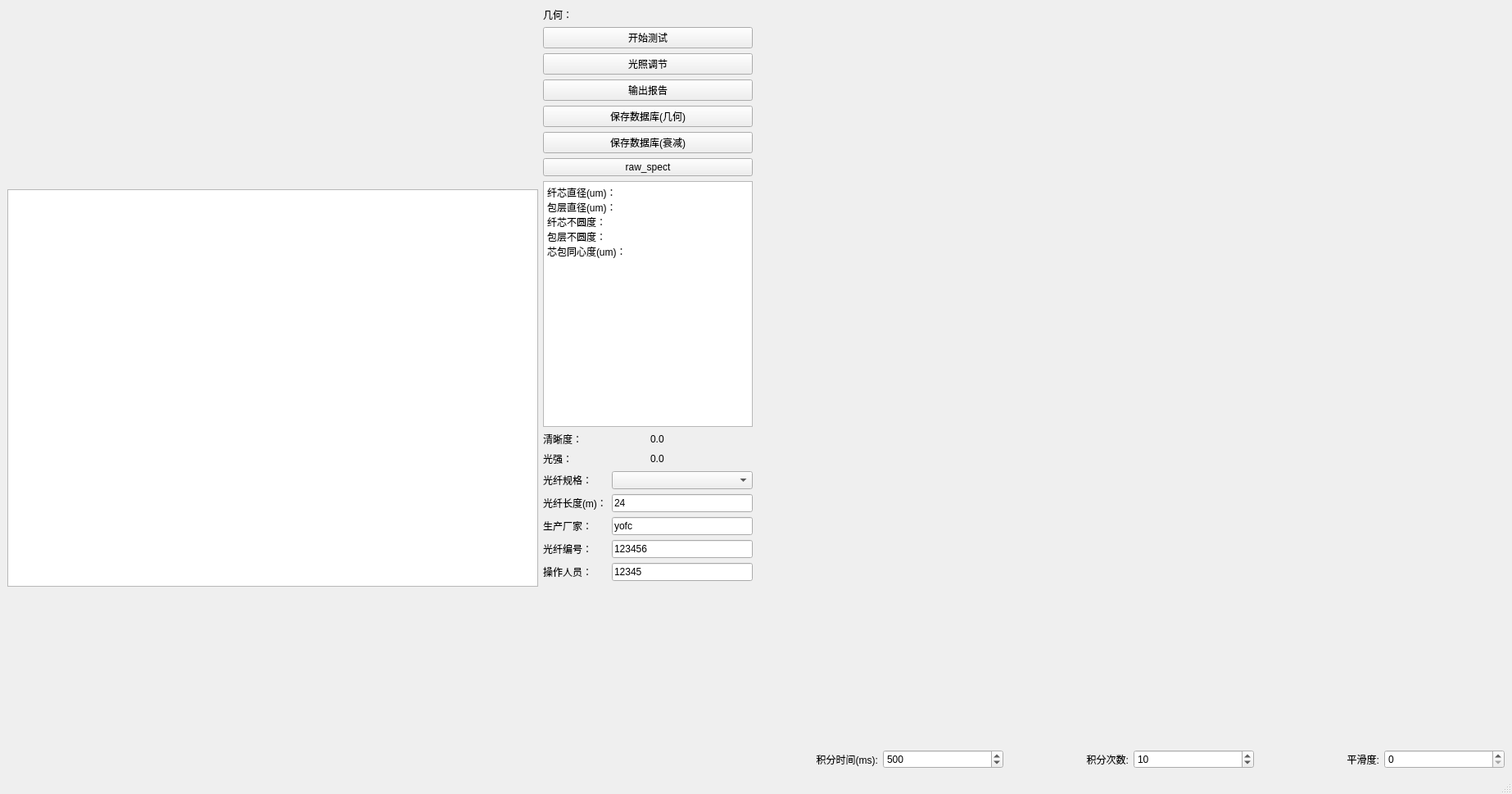
<?xml version="1.0" encoding="UTF-8"?>
<ui version="4.0">
 <class>MainWindow</class>
 <widget class="QMainWindow" name="MainWindow">
  <property name="geometry">
   <rect>
    <x>0</x>
    <y>0</y>
    <width>1846</width>
    <height>969</height>
   </rect>
  </property>
  <property name="windowTitle">
   <string>光纤几何衰减综合测试平台</string>
  </property>
  <widget class="QWidget" name="centralwidget">
   <layout class="QGridLayout" name="gridLayout_2" columnstretch="0,0,0,4">
    <item row="0" column="0">
     <layout class="QVBoxLayout" name="graphicsLayout">
      <item>
       <widget class="QGraphicsView" name="graphicsView">
        <property name="minimumSize">
         <size>
          <width>648</width>
          <height>485</height>
         </size>
        </property>
        <property name="maximumSize">
         <size>
          <width>648</width>
          <height>485</height>
         </size>
        </property>
        <property name="cursor" stdset="0">
         <cursorShape>CrossCursor</cursorShape>
        </property>
        <property name="midLineWidth">
         <number>0</number>
        </property>
        <property name="verticalScrollBarPolicy">
         <enum>Qt::ScrollBarAlwaysOff</enum>
        </property>
        <property name="horizontalScrollBarPolicy">
         <enum>Qt::ScrollBarAlwaysOff</enum>
        </property>
        <property name="interactive">
         <bool>true</bool>
        </property>
        <property name="dragMode">
         <enum>QGraphicsView::NoDrag</enum>
        </property>
        <property name="cacheMode">
         <set>QGraphicsView::CacheBackground</set>
        </property>
       </widget>
      </item>
     </layout>
    </item>
    <item row="0" column="2">
     <layout class="QVBoxLayout" name="cvOperatorLayout" stretch="0,0,0,0">
      <property name="sizeConstraint">
       <enum>QLayout::SetMinimumSize</enum>
      </property>
      <item>
       <layout class="QGridLayout" name="operaLayout">
        <item row="4" column="1">
         <widget class="QPushButton" name="reporterCV">
          <property name="enabled">
           <bool>true</bool>
          </property>
          <property name="text">
           <string>输出报告</string>
          </property>
         </widget>
        </item>
        <item row="2" column="1">
         <widget class="QPushButton" name="beginTestCV">
          <property name="minimumSize">
           <size>
            <width>50</width>
            <height>0</height>
           </size>
          </property>
          <property name="text">
           <string>开始测试</string>
          </property>
         </widget>
        </item>
        <item row="0" column="1">
         <widget class="QLabel" name="labelCV">
          <property name="text">
           <string>几何：</string>
          </property>
         </widget>
        </item>
        <item row="3" column="1">
         <widget class="QPushButton" name="lightControl">
          <property name="text">
           <string>光照调节</string>
          </property>
         </widget>
        </item>
        <item row="5" column="1">
         <widget class="QPushButton" name="updateCVData">
          <property name="text">
           <string>保存数据库(几何)</string>
          </property>
         </widget>
        </item>
        <item row="6" column="1">
         <widget class="QPushButton" name="updateOPData">
          <property name="text">
           <string>保存数据库(衰减)</string>
          </property>
         </widget>
        </item>
        <item row="7" column="1">
         <widget class="QPushButton" name="raw_spect">
          <property name="text">
           <string>raw_spect</string>
          </property>
         </widget>
        </item>
       </layout>
      </item>
      <item>
       <widget class="QTextBrowser" name="resultShowCV">
        <property name="minimumSize">
         <size>
          <width>200</width>
          <height>200</height>
         </size>
        </property>
        <property name="maximumSize">
         <size>
          <width>300000</width>
          <height>300</height>
         </size>
        </property>
        <property name="html">
         <string>&lt;!DOCTYPE HTML PUBLIC &quot;-//W3C//DTD HTML 4.0//EN&quot; &quot;http://www.w3.org/TR/REC-html40/strict.dtd&quot;&gt;
&lt;html&gt;&lt;head&gt;&lt;meta name=&quot;qrichtext&quot; content=&quot;1&quot; /&gt;&lt;style type=&quot;text/css&quot;&gt;
p, li { white-space: pre-wrap; }
&lt;/style&gt;&lt;/head&gt;&lt;body style=&quot; font-family:'MS Shell Dlg 2'; font-size:8.25pt; font-weight:400; font-style:normal;&quot;&gt;
&lt;p style=&quot; margin-top:0px; margin-bottom:0px; margin-left:0px; margin-right:0px; -qt-block-indent:0; text-indent:0px;&quot;&gt;&lt;span style=&quot; font-family:'SimSun'; font-size:9pt;&quot;&gt;纤芯直径(um)：&lt;/span&gt;&lt;/p&gt;
&lt;p style=&quot; margin-top:0px; margin-bottom:0px; margin-left:0px; margin-right:0px; -qt-block-indent:0; text-indent:0px;&quot;&gt;&lt;span style=&quot; font-family:'SimSun'; font-size:9pt;&quot;&gt;包层直径(um)：&lt;/span&gt;&lt;/p&gt;
&lt;p style=&quot; margin-top:0px; margin-bottom:0px; margin-left:0px; margin-right:0px; -qt-block-indent:0; text-indent:0px;&quot;&gt;&lt;span style=&quot; font-family:'SimSun'; font-size:9pt;&quot;&gt;纤芯不圆度：&lt;/span&gt;&lt;/p&gt;
&lt;p style=&quot; margin-top:0px; margin-bottom:0px; margin-left:0px; margin-right:0px; -qt-block-indent:0; text-indent:0px;&quot;&gt;&lt;span style=&quot; font-family:'SimSun'; font-size:9pt;&quot;&gt;包层不圆度：&lt;/span&gt;&lt;/p&gt;
&lt;p style=&quot; margin-top:0px; margin-bottom:0px; margin-left:0px; margin-right:0px; -qt-block-indent:0; text-indent:0px;&quot;&gt;&lt;span style=&quot; font-family:'SimSun'; font-size:9pt;&quot;&gt;芯包同心度(um)：&lt;/span&gt;&lt;/p&gt;&lt;/body&gt;&lt;/html&gt;</string>
        </property>
       </widget>
      </item>
      <item>
       <layout class="QGridLayout" name="gridLayout">
        <item row="1" column="1">
         <widget class="QLabel" name="light">
          <property name="text">
           <string>0.0</string>
          </property>
         </widget>
        </item>
        <item row="1" column="0">
         <widget class="QLabel" name="label">
          <property name="text">
           <string>光强：</string>
          </property>
         </widget>
        </item>
        <item row="0" column="0">
         <widget class="QLabel" name="label_2">
          <property name="text">
           <string>清晰度：</string>
          </property>
         </widget>
        </item>
        <item row="0" column="1">
         <widget class="QLabel" name="dynamicSharp">
          <property name="text">
           <string>0.0</string>
          </property>
         </widget>
        </item>
       </layout>
      </item>
      <item>
       <layout class="QGridLayout" name="inputLayout">
        <item row="2" column="0">
         <widget class="QLabel" name="labelFactory">
          <property name="text">
           <string>生产厂家：</string>
          </property>
         </widget>
        </item>
        <item row="0" column="0">
         <widget class="QLabel" name="labelFiberType">
          <property name="text">
           <string>光纤规格：</string>
          </property>
         </widget>
        </item>
        <item row="4" column="0">
         <widget class="QLabel" name="labelWorker">
          <property name="text">
           <string>操作人员：</string>
          </property>
         </widget>
        </item>
        <item row="1" column="0">
         <widget class="QLabel" name="labelLength">
          <property name="text">
           <string>光纤长度(m)：</string>
          </property>
         </widget>
        </item>
        <item row="6" column="0">
         <widget class="QWidget" name="widget" native="true"/>
        </item>
        <item row="1" column="1">
         <widget class="QLineEdit" name="fiberLength">
          <property name="text">
           <string>24</string>
          </property>
         </widget>
        </item>
        <item row="5" column="0">
         <spacer name="verticalSpacer">
          <property name="orientation">
           <enum>Qt::Vertical</enum>
          </property>
          <property name="sizeHint" stdset="0">
           <size>
            <width>20</width>
            <height>40</height>
           </size>
          </property>
         </spacer>
        </item>
        <item row="0" column="1">
         <widget class="QComboBox" name="fiberTypeBox"/>
        </item>
        <item row="3" column="0">
         <widget class="QLabel" name="labelFiberNumber">
          <property name="text">
           <string>光纤编号：</string>
          </property>
         </widget>
        </item>
        <item row="4" column="1">
         <widget class="QLineEdit" name="Worker">
          <property name="text">
           <string>12345</string>
          </property>
         </widget>
        </item>
        <item row="2" column="1">
         <widget class="QLineEdit" name="factory">
          <property name="text">
           <string>yofc</string>
          </property>
         </widget>
        </item>
        <item row="3" column="1">
         <widget class="QLineEdit" name="fiberNumber">
          <property name="text">
           <string>123456</string>
          </property>
         </widget>
        </item>
       </layout>
      </item>
     </layout>
    </item>
    <item row="0" column="3">
     <layout class="QVBoxLayout" name="opLayout">
      <item>
       <widget class="QWidget" name="extendwidget" native="true"/>
      </item>
      <item>
       <layout class="QHBoxLayout" name="horizontalLayout">
        <item>
         <layout class="QVBoxLayout" name="verticalLayout_2">
          <item>
           <layout class="QHBoxLayout" name="horizontalLayout_4">
            <item>
             <widget class="QLabel" name="label_6">
              <property name="text">
               <string>积分时间(ms):</string>
              </property>
              <property name="alignment">
               <set>Qt::AlignRight|Qt::AlignTrailing|Qt::AlignVCenter</set>
              </property>
             </widget>
            </item>
            <item>
             <widget class="QSpinBox" name="spin_integral_times">
              <property name="maximum">
               <number>5000</number>
              </property>
              <property name="singleStep">
               <number>50</number>
              </property>
              <property name="value">
               <number>500</number>
              </property>
             </widget>
            </item>
            <item>
             <widget class="QLabel" name="label_7">
              <property name="text">
               <string>积分次数:</string>
              </property>
              <property name="alignment">
               <set>Qt::AlignRight|Qt::AlignTrailing|Qt::AlignVCenter</set>
              </property>
             </widget>
            </item>
            <item>
             <widget class="QSpinBox" name="spin_integral_steps">
              <property name="value">
               <number>10</number>
              </property>
             </widget>
            </item>
            <item>
             <widget class="QLabel" name="label_8">
              <property name="text">
               <string>平滑度:</string>
              </property>
              <property name="alignment">
               <set>Qt::AlignRight|Qt::AlignTrailing|Qt::AlignVCenter</set>
              </property>
             </widget>
            </item>
            <item>
             <widget class="QSpinBox" name="spin_smoothness"/>
            </item>
           </layout>
          </item>
         </layout>
        </item>
       </layout>
      </item>
     </layout>
    </item>
   </layout>
  </widget>
  <widget class="QMenuBar" name="menubar">
   <property name="geometry">
    <rect>
     <x>0</x>
     <y>0</y>
     <width>1846</width>
     <height>37</height>
    </rect>
   </property>
  </widget>
  <widget class="QStatusBar" name="statusbar"/>
 </widget>
 <resources/>
 <connections/>
</ui>
